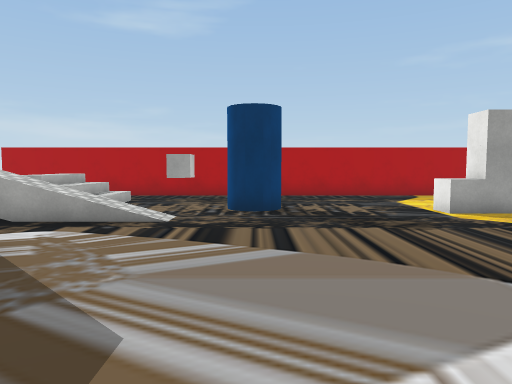
[1] (above)

16 first-person views from a walk through a scene from a Unity 3-D project. The camera is 1.4 m above the floor, tilts 4° down and sees 70° across. The floor is counted in squares, 1.2 m on a side. Each view is taken from the middle of a square. On the plan, view 1 faces up. The plan holds only what a view shows up to about 14 squares ahead; the rest is blank. The place goes on beyond the plan. The player character is not drawn. Some surface patterns are stand-ins.

[2]
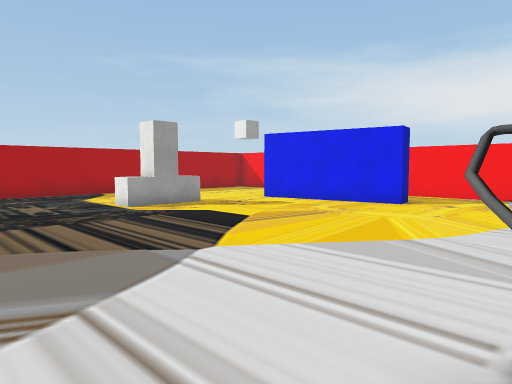

[3]
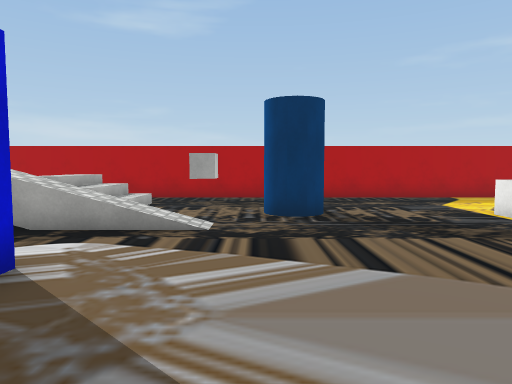

[4]
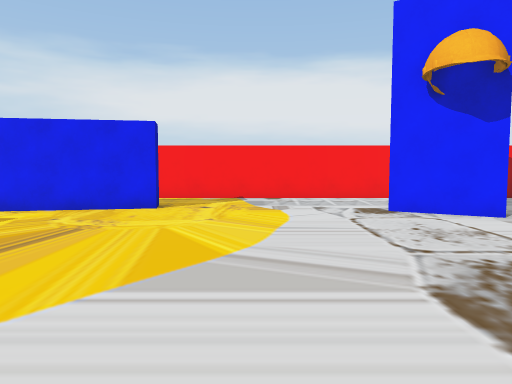

[5]
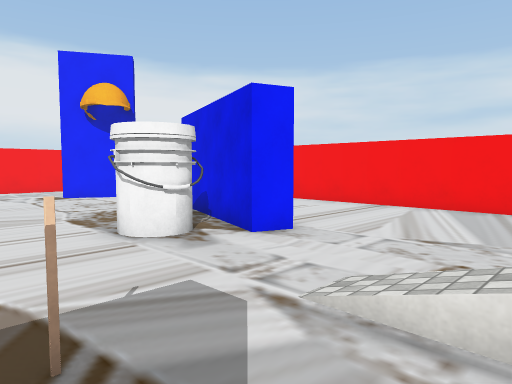

[6]
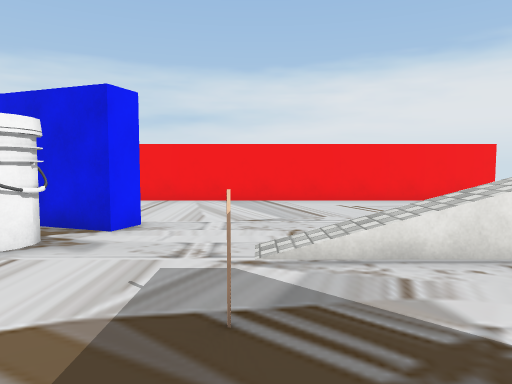

[7]
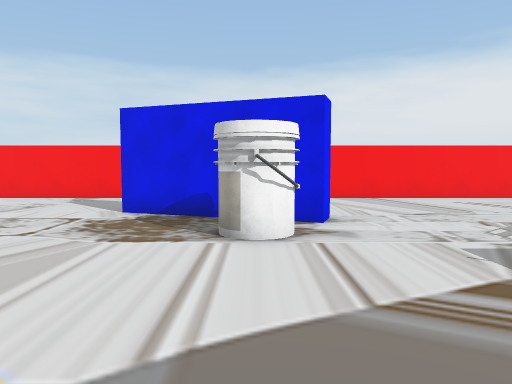

[8]
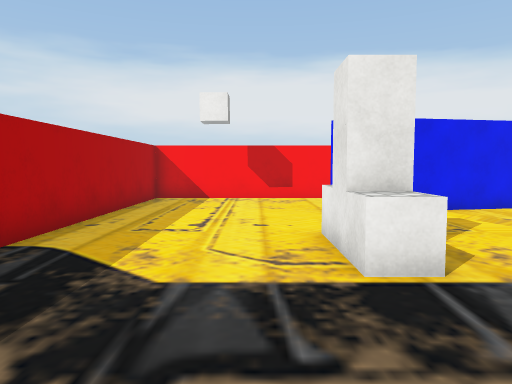

[9]
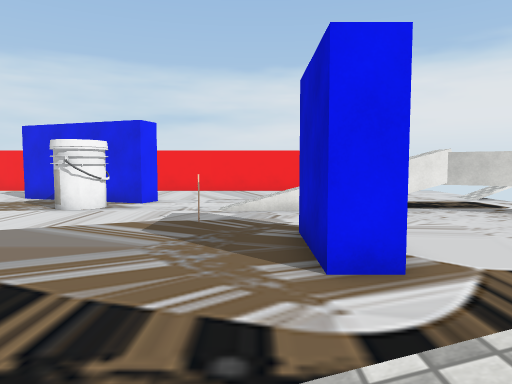

[10]
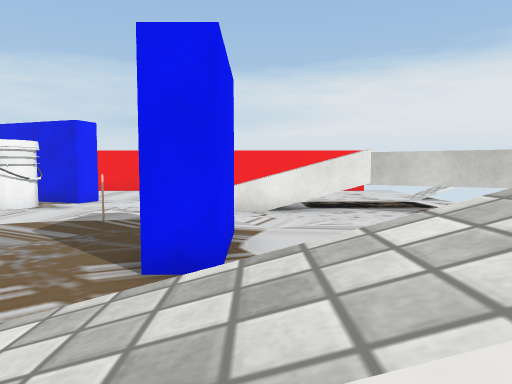

[11]
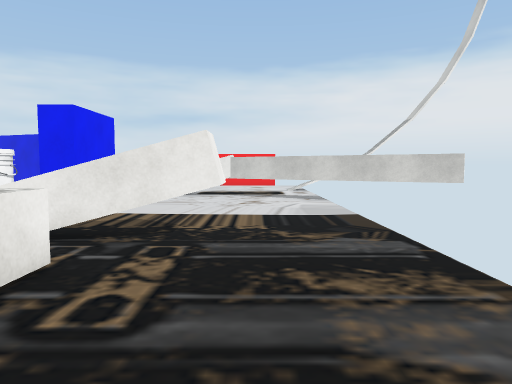

[12]
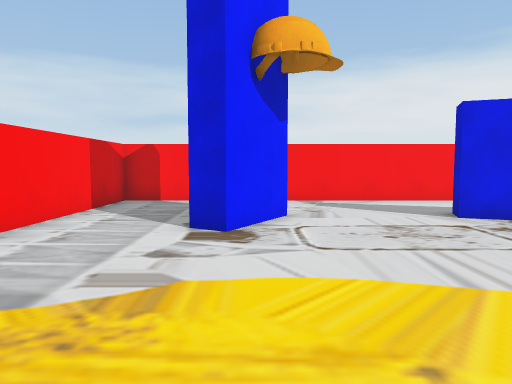

[13]
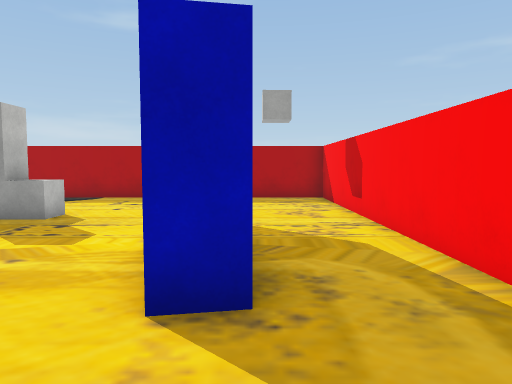

[14]
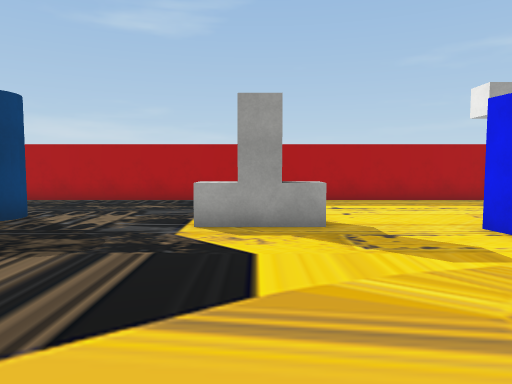

[15]
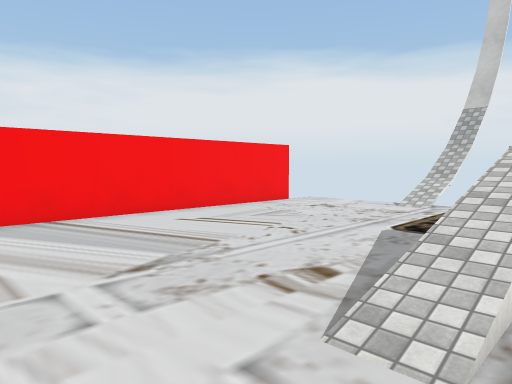

[16]
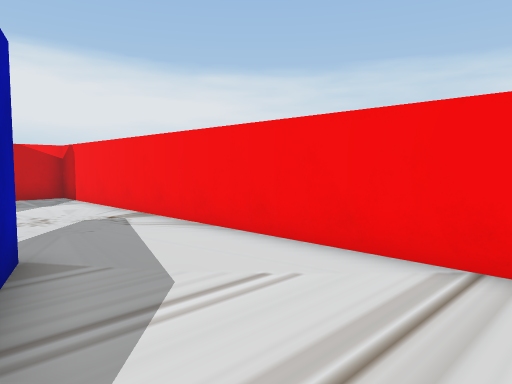

### Floor plan
Key: @ floor where view 1 was taken; # wall or solid block; x gap in a wall; . main floor; : floor 2 m higher than the main floor; / step, stairs or slope; C white cube; B blue cylinder; U cube; O other object.
Columns run from 13 left of view 1 to 15 right of it. Each row starts with its distance up from view 1.
 15    ##########################
 14     .   ..C.................#
 13          .C.................#
 12   .....//...................#
 11   .....//....B..............#
 10   .....// ..BB....CUC.......#
  9   ....... ........CUC.......#
  8   ...//////.............#...#
  7   ......................#...#
  6   ......................#...#
  5   .......#..............# ..#
  4   .......#..............##..#
  3   .......#..................#
  2   ..........................#
  1   ##.......O................#
  0    ##........@..............#
 -1    ..://///....O............#
 -2   ............OO............#
 -3   ............##.......##...#
 -4 ///............####....#....#
 -5   ................#....#....#
 -6   ..........................#
 -7   ..........................#
 -8   ..........................#
 -9    x#########################

Positions as (right, up) in squares from view 1, and headings:
1: (0, 0), facing up
2: (0, -1), facing up-right
3: (-1, 1), facing up
4: (1, 1), facing right
5: (-4, 2), facing down-right
6: (-2, 4), facing down
7: (2, 5), facing down
8: (1, 11), facing right
9: (-3, 9), facing down
10: (-5, 9), facing down
11: (-9, 14), facing down
12: (10, 4), facing down
13: (12, 1), facing up
14: (6, 2), facing up
15: (0, 0), facing down-left
16: (0, -4), facing down-right
